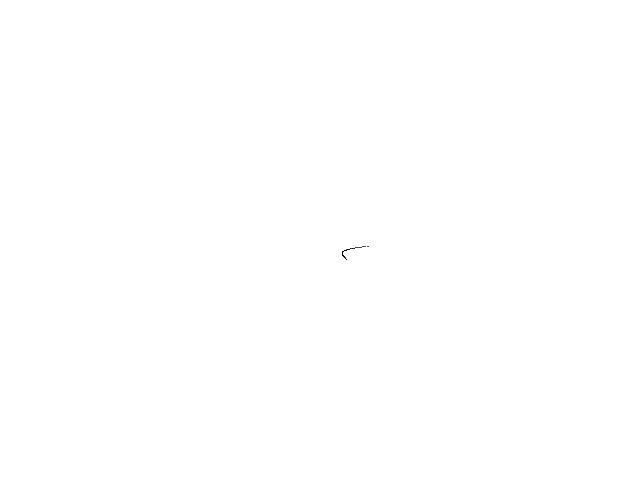
Frame 1 (no input)
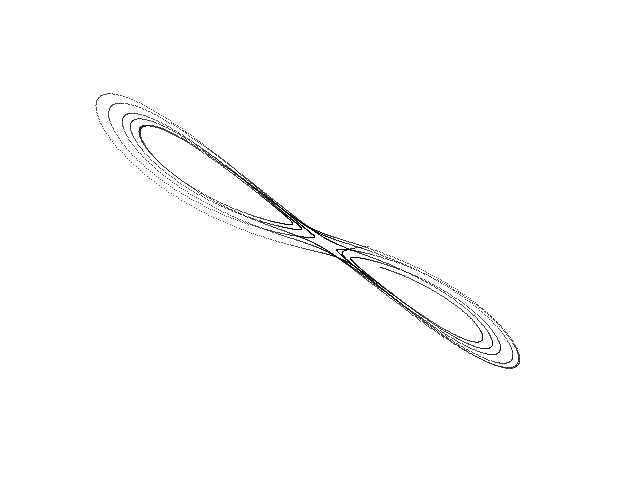
Frame 60 (the mouse pressed at the canvas centre just before this capture)
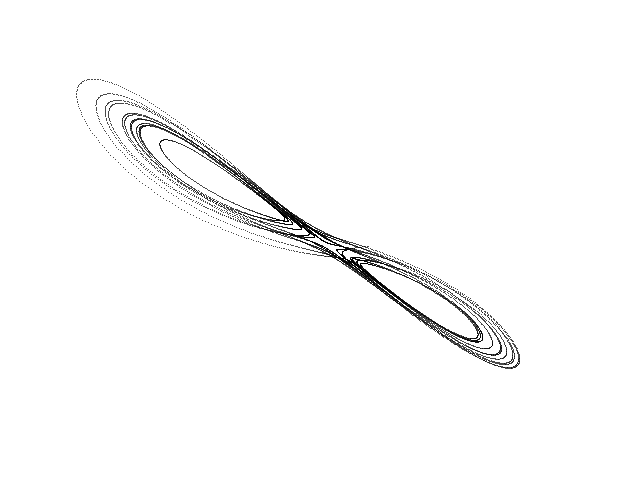
Frame 120 (the mouse held since frame 60 and released just before this capture)

The Processing sketch that drew these frames (run headless with seeded random() and noise(); from frame 60 on, the mouse is pressed at the canvas centre):

// Processing sketch: Hyperchaotic_Chen
// ── Hyperchaotic_Chen.pde
// Yang-Chen hyperchaotic attractor //

  float x = 5.0;
  float y = 1.0;
  float z = 30.0;
  float w = 1.0;
  float dt = 0.001;
  float a = 35.0;
  float b = 3.0;
  float c = 35.0;
  float d = 8.0;


void setup() {
  
  size(640, 480);
  background(255);
  
}

void draw() {
  
  for (int i=0; i<100; i++) {
    
    float nx = x;
    float ny = y;
    float nz = z;
    float nw = w;
    
    x = nx + dt * (a * (ny - nx));
    y = ny + dt * (c * nx - nx * nz + nw);
    z = nz + dt * (-b * nz + nx * ny);
    w = nw + dt * (-d * nx);
    
    point(320 + (10 * x), 240 + (6 * y));
        
  }

}
